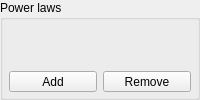
          <widget class="QGroupBox" name="powerLawGroup">
           <property name="sizePolicy">
            <sizepolicy hsizetype="Preferred" vsizetype="Preferred">
             <horstretch>0</horstretch>
             <verstretch>0</verstretch>
            </sizepolicy>
           </property>
           <property name="title">
            <string>Power laws</string>
           </property>
           <property name="checkable">
            <bool>false</bool>
           </property>
           <layout class="QVBoxLayout" name="verticalLayout_7">
            <property name="leftMargin">
             <number>6</number>
            </property>
            <property name="topMargin">
             <number>10</number>
            </property>
            <property name="rightMargin">
             <number>6</number>
            </property>
            <property name="bottomMargin">
             <number>5</number>
            </property>
            <item>
             <widget class="QWidget" name="powerLawWidgets" native="true">
              <property name="sizePolicy">
               <sizepolicy hsizetype="Preferred" vsizetype="Preferred">
                <horstretch>0</horstretch>
                <verstretch>0</verstretch>
               </sizepolicy>
              </property>
              <property name="styleSheet">
               <string notr="true">QLabel {
	font: small &quot;Courier New&quot;;
}

QDoubleSpinBox {
	font: small &quot;Courier New&quot;;
}

QWidget {
	margin: 0px;
	padding: 0px;
}</string>
              </property>
              <layout class="QVBoxLayout" name="verticalLayout_10">
               <property name="spacing">
                <number>0</number>
               </property>
               <property name="margin">
                <number>0</number>
               </property>
              </layout>
             </widget>
            </item>
            <item>
             <layout class="QHBoxLayout" name="horizontalLayout_16">
              <property name="topMargin">
               <number>0</number>
              </property>
              <item>
               <widget class="QToolButton" name="addPowerLawButton">
                <property name="sizePolicy">
                 <sizepolicy hsizetype="MinimumExpanding" vsizetype="Fixed">
                  <horstretch>0</horstretch>
                  <verstretch>0</verstretch>
                 </sizepolicy>
                </property>
                <property name="text">
                 <string>Add</string>
                </property>
               </widget>
              </item>
              <item>
               <widget class="QToolButton" name="removePowerLawButton">
                <property name="sizePolicy">
                 <sizepolicy hsizetype="MinimumExpanding" vsizetype="Fixed">
                  <horstretch>0</horstretch>
                  <verstretch>0</verstretch>
                 </sizepolicy>
                </property>
                <property name="text">
                 <string>Remove</string>
                </property>
               </widget>
              </item>
             </layout>
            </item>
           </layout>
          </widget>
